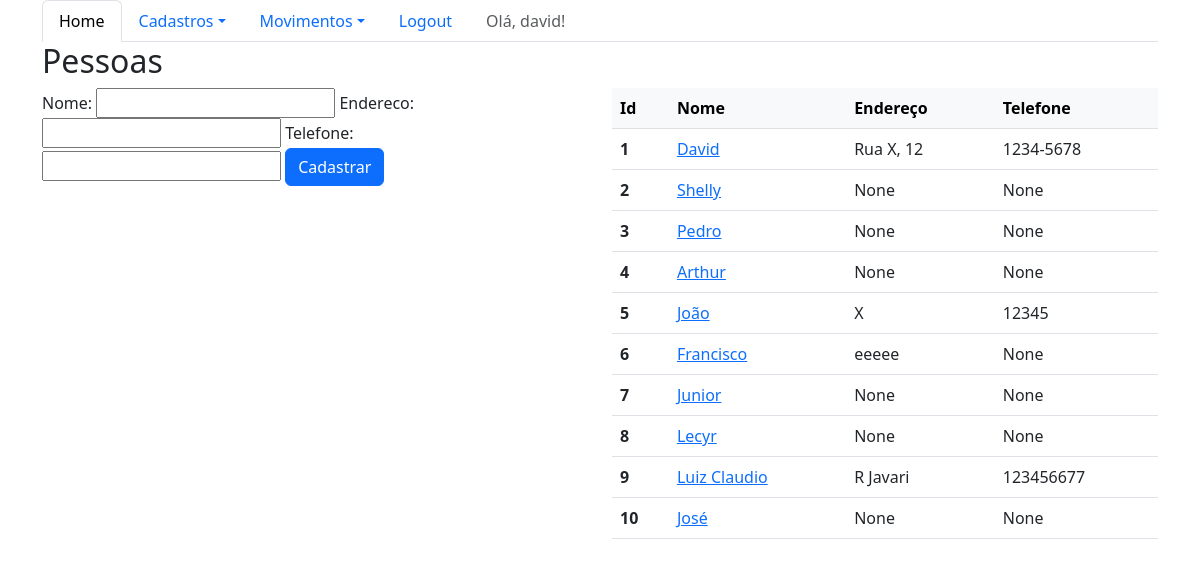
The app's page /sistema/pessoas/ (signed in), older data.
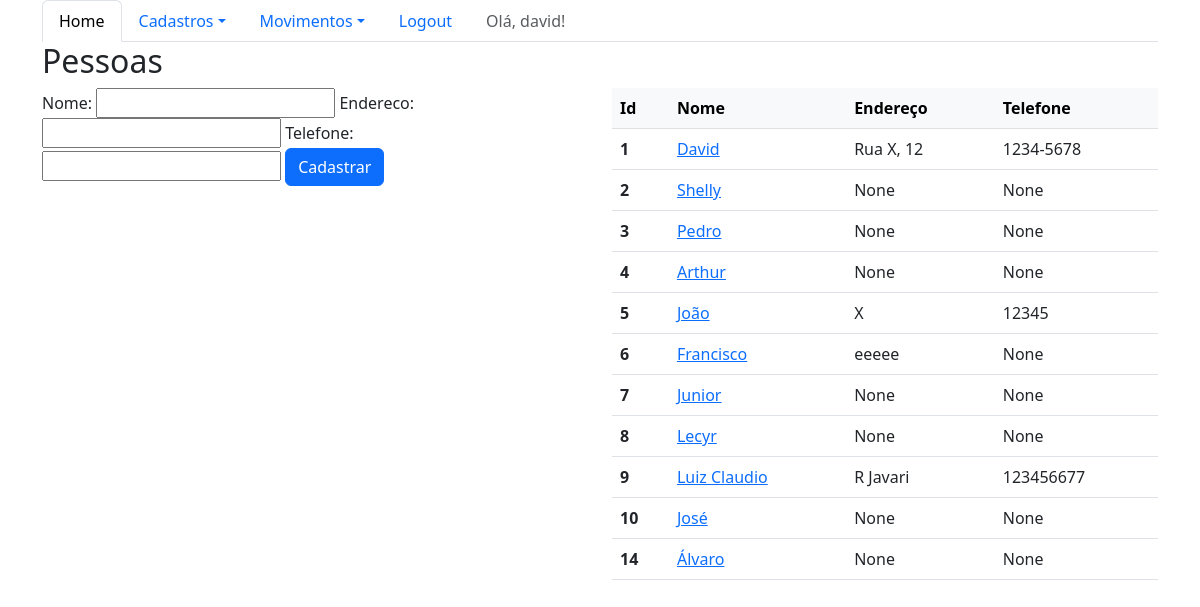
The same page, newer data.
### core/models.py (models this page shows, shortened)
class Pessoa(models.Model):
    nome = models.CharField(max_length=100)
    endereco = models.CharField(max_length=200,blank=True,null=True)
    telefone = models.CharField(max_length=20,blank=True,null=True)

### core/views.py (the view)
@login_required
def lista_pessoas(request):
    pessoas = Pessoa.objects.all()
    form = PessoaForm()
    data =  {'pessoas': pessoas, 'form': form}
    return render(request, 'core/lista_pessoas.html', data )

### core/forms.py
class PessoaForm(ModelForm):
    class Meta:
        model = Pessoa
        fields = '__all__'

### core/templates/core/lista_pessoas.html (shortened to what this page needs)
{% extends 'logado.html' %}
{% load bootstrap %}
{% block main %}
    <div class="row">
        <div class="col-12">
            <h2>Pessoas</h2>
        </div>
    </div>
    <div class="row">
        <div class="col-sm-6">
            <form action="{% url 'core_pessoa_nova' %}" method="POST">
                {{form|bootstrap}}
                <button type="submit" class="btn btn-primary">Cadastrar</button>
            </form>
        </div>
       <div class="col-sm-6">
            <table class="table">
              <thead class="table-light">
                <tr>
                  <th scope="col">Id</th>
                  <th scope="col">Nome</th>
                  <th scope="col">Endereço</th>
                  <th scope="col">Telefone</th>
                </tr>
              </thead>
              <tbody>
              {% for pessoa in pessoas %}
                <tr>
                  <th scope="row">{{pessoa.id}}</th>
                  <td><a href="{% url 'core_pessoa_update' pessoa.id %}">{{pessoa.nome}}</a></td>
                  <td>{{pessoa.endereco}}</td>
                  <td>{{pessoa.telefone}}</td>
                </tr>
                {% endfor%}
              </tbody>
            </table>
        </div>
    </div>
{% endblock %}

Row changes from the older to the newer data that the page shows:
added Pessoa: id "14", nome "Álvaro", endereco "None", telefone "None"
